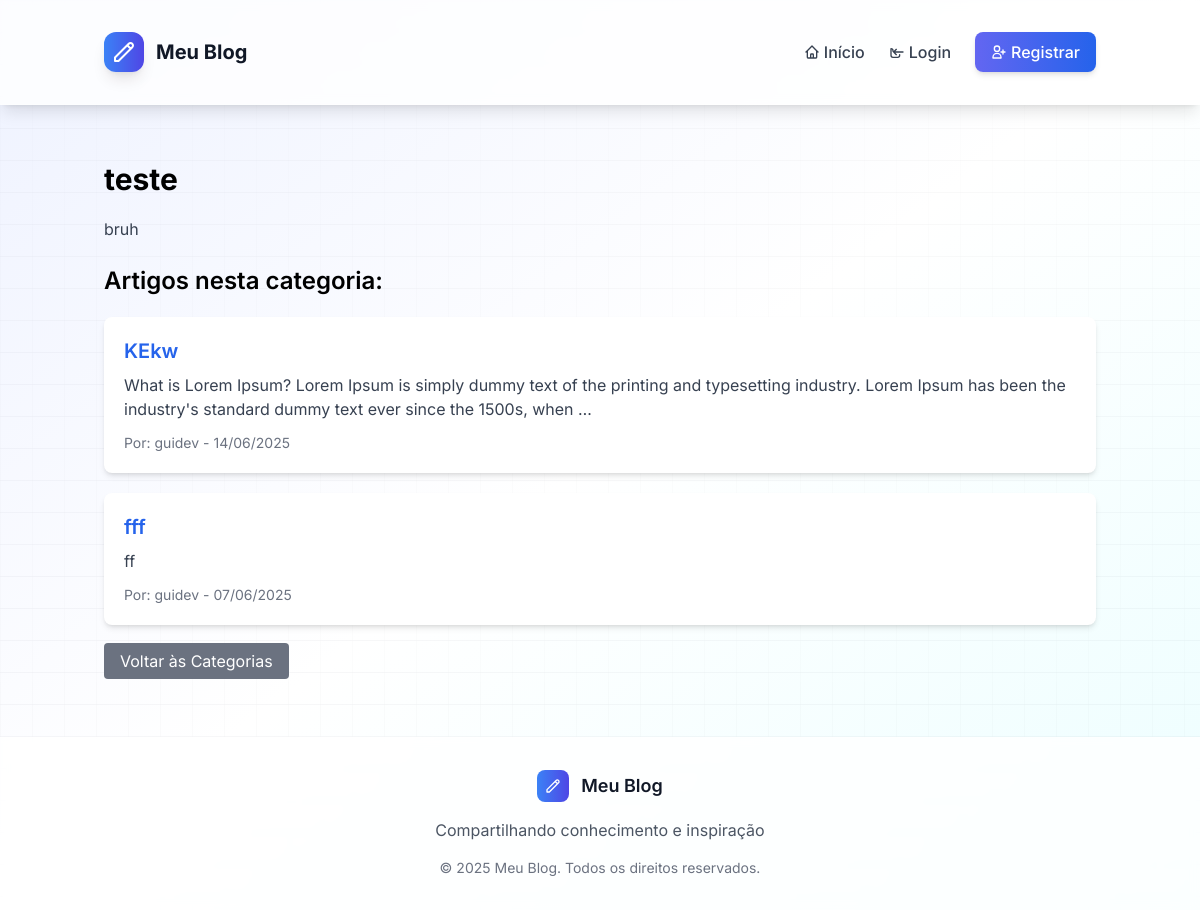
Page /categoria/1/ on the earlier database version.
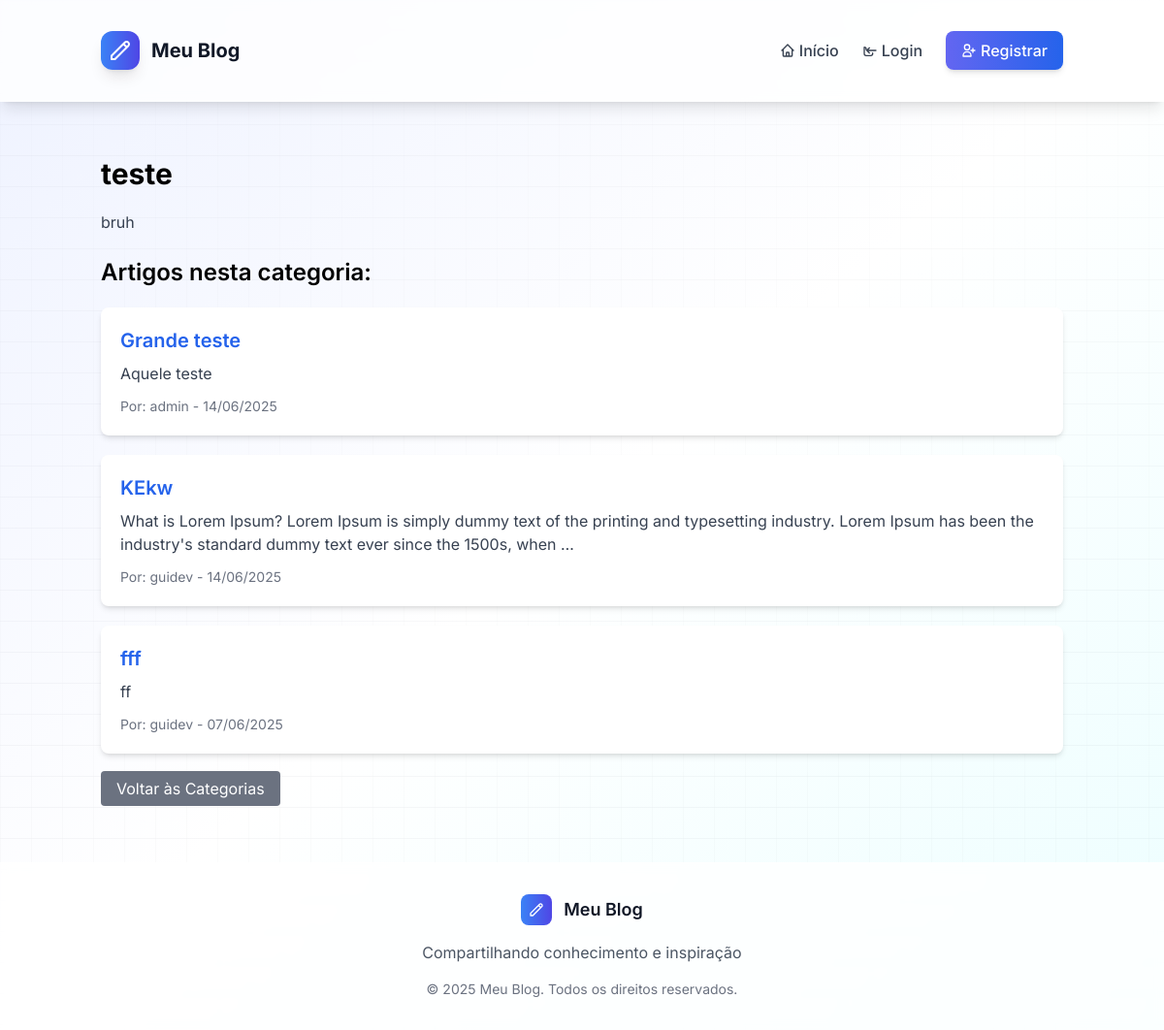
Same page on the later database version.
### blog/models.py (models this page shows, shortened)
class Categoria(models.Model):
    nome = models.CharField(max_length=100)
    descricao = models.TextField(blank=True)
    class Meta:
        verbose_name = 'Categoria'
        verbose_name_plural = 'Categorias'

class Artigo(models.Model):
    titulo = models.CharField(max_length=200)
    conteudo = models.TextField()
    data_criacao = models.DateTimeField(auto_now_add=True)
    data_atualizacao = models.DateTimeField(auto_now=True)
    publicado = models.BooleanField(default=True)
    autor = models.ForeignKey(Usuario, on_delete=models.CASCADE, related_name='artigos')
    categorias = models.ManyToManyField(Categoria, related_name='artigos')
    class Meta:
        verbose_name = 'Artigo'
        verbose_name_plural = 'Artigos'
        ordering = ['-data_criacao']

class Usuario(AbstractUser):
    LEITOR = 'leitor'
    REDATOR = 'redator'
    ADMIN = 'admin'
    TIPO_USUARIO_CHOICES = [
        (LEITOR, 'Leitor'),
        (REDATOR, 'Redator'),
        (ADMIN, 'Administrador'),
    ]
    tipo_usuario = models.CharField(
        max_length=10,
        choices=TIPO_USUARIO_CHOICES,
        default=LEITOR,
    )
    groups = models.ManyToManyField(
        Group,
        verbose_name='groups',
        blank=True,
        related_name='blog_users',
        related_query_name='user',
    )
    user_permissions = models.ManyToManyField(
        Permission,
        verbose_name='user permissions',
        blank=True,
        related_name='blog_users',
        related_query_name='user',
    )
    class Meta:
        verbose_name = 'Usuário'
        verbose_name_plural = 'Usuários'

### blog/views.py (the view)
# urls.py: path('categoria/<int:categoria_id>/', views.categoria_detail, name='categoria_detail'),
def categoria_detail(request, categoria_id):
    categoria = get_object_or_404(Categoria, id=categoria_id)
    try:
        artigos = categoria.artigo_set.all()
    except AttributeError:
        try:
            artigos = categoria.artigos.all()
        except AttributeError:
            artigos = Artigo.objects.filter(categoria=categoria)
    return render(request, 'blog/categoria_detail.html', {'categoria': categoria, 'artigos': artigos})

### blog/templates/blog/categoria_detail.html
{% extends 'blog/base.html' %}
{% block content %}
<div class="container mx-auto mt-10">
    <h1 class="text-3xl font-bold mb-5">{{ categoria.nome }}</h1>
    {% if categoria.descricao %}
        <p class="text-gray-700 mb-6">{{ categoria.descricao }}</p>
    {% endif %}
    <h2 class="text-2xl font-semibold mb-4">Artigos nesta categoria:</h2>
    <div class="mt-5">
        {% for artigo in artigos %}
            <div class="bg-white shadow-md rounded-lg p-5 mb-5">
                <h3 class="text-xl font-semibold">
                    <a href="{% url 'artigo_detail' artigo.id %}" class="text-blue-600 hover:underline">{{ artigo.titulo }}</a>
                </h3>
                <p class="text-gray-700 mt-2">{{ artigo.conteudo|truncatewords:30 }}</p>
                <p class="text-sm text-gray-500 mt-3">Por: {{ artigo.autor.username }} - {{ artigo.data_criacao|date:"d/m/Y" }}</p>
            </div>
        {% empty %}
            <p class="text-gray-500">Nenhum artigo encontrado nesta categoria.</p>
        {% endfor %}
    </div>
    <div class="mt-6">
        <a href="{% url 'categoria_list' %}" class="bg-gray-500 text-white px-4 py-2 rounded hover:bg-gray-600">Voltar às Categorias</a>
    </div>
</div>
{% endblock %}

### blog/templates/blog/base.html (shortened to what this page needs)
{% load static %}
<!DOCTYPE html>
<html lang="pt-BR">
<head>
    <script src="https://cdn.tailwindcss.com"></script>
    <link href="{% static 'css/style.css' %}" rel="stylesheet">
</head>
<body class="bg-gradient-to-br from-indigo-50 via-white to-cyan-50 min-h-screen font-inter">
    <header class="bg-white/80 backdrop-blur-sm shadow-lg border-b border-white/20 sticky top-0 z-50">
        <div class="container mx-auto px-4 py-4">
            <nav class="flex items-center justify-between">
                <div class="flex items-center space-x-3">
                    <div class="h-10 w-10 bg-gradient-to-r from-blue-500 to-indigo-600 rounded-xl flex items-center justify-center shadow-lg">
                        <svg class="h-6 w-6 text-white" fill="none" stroke="currentColor" viewBox="0 0 24 24">
                            <path stroke-linecap="round" stroke-linejoin="round" stroke-width="2" d="M15.232 5.232l3.536 3.536m-2.036-5.036a2.5 2.5 0 113.536 3.536L6.5 21.036H3v-3.572L16.732 3.732z"></path>
                        </svg>
                    </div>
                    <a href="{% url 'index' %}" class="text-xl font-bold text-gray-900 hover:text-indigo-600 transition duration-200">
                        Meu Blog
                    </a>
                </div>
                <div class="hidden md:flex items-center space-x-6">
                    <a href="{% url 'index' %}" class="text-gray-700 hover:text-indigo-600 font-medium transition duration-200 flex items-center">
                        <svg class="w-4 h-4 mr-1" fill="none" stroke="currentColor" viewBox="0 0 24 24">
                            <path stroke-linecap="round" stroke-linejoin="round" stroke-width="2" d="M3 12l2-2m0 0l7-7 7 7M5 10v10a1 1 0 001 1h3m10-11l2 2m-2-2v10a1 1 0 01-1 1h-3m-6 0a1 1 0 001-1v-4a1 1 0 011-1h2a1 1 0 011 1v4a1 1 0 001 1m-6 0h6"></path>
                        </svg>
                        Início
                    </a>
                    {% if user.is_authenticated %}
                    <a href="{% url 'artigo_list' %}" class="text-gray-700 hover:text-indigo-600 font-medium transition duration-200 flex items-center">
                        <svg class="w-4 h-4 mr-1" fill="none" stroke="currentColor" viewBox="0 0 24 24">
                            <path stroke-linecap="round" stroke-linejoin="round" stroke-width="2" d="M19 20H5a2 2 0 01-2-2V6a2 2 0 012-2h10a2 2 0 012 2v1m2 13a2 2 0 01-2-2V7m2 13a2 2 0 002-2V9a2 2 0 00-2-2h-2m-4-3H9M7 16h6M7 8h6v4H7V8z"></path>
                        </svg>
                        Artigos
                    </a>
                    <a href="{% url 'categoria_list' %}" class="text-gray-700 hover:text-indigo-600 font-medium transition duration-200 flex items-center">
                        <svg class="w-4 h-4 mr-1" fill="none" stroke="currentColor" viewBox="0 0 24 24">
                            <path stroke-linecap="round" stroke-linejoin="round" stroke-width="2" d="M7 7h.01M7 3h5c.512 0 1.024.195 1.414.586l7 7a2 2 0 010 2.828l-7 7a2 2 0 01-2.828 0l-7-7A1.994 1.994 0 013 12V7a4 4 0 014-4z"></path>
                        </svg>
                        Categorias
                    </a>
                    {% if user.is_admin %}
                        <a href="{% url 'solicitacoes_redator' %}" class="text-gray-700 hover:text-indigo-600 font-medium transition duration-200 flex items-center">
                            <svg class="w-4 h-4 mr-1" fill="none" stroke="currentColor" viewBox="0 0 24 24">
                                <path stroke-linecap="round" stroke-linejoin="round" stroke-width="2" d="M12 6v12m6-6H6"/>
                            </svg>
                            Solicitações de Redator
                        </a>
                    {% endif %}
                        <a href="{% url 'artigo_create' %}" class="bg-gradient-to-r from-indigo-500 to-blue-600 text-white px-4 py-2 rounded-lg font-medium hover:from-indigo-600 hover:to-blue-700 transition duration-200 shadow-md flex items-center">
                            <svg class="w-4 h-4 mr-1" fill="none" stroke="currentColor" viewBox="0 0 24 24">
                                <path stroke-linecap="round" stroke-linejoin="round" stroke-width="2" d="M12 6v6m0 0v6m0-6h6m-6 0H6"></path>
                            </svg>
                            Criar Artigo
                        </a>
                        <a href="{% url 'logout' %}" class="text-gray-700 hover:text-red-600 font-medium transition duration-200 flex items-center">
                            <svg class="w-4 h-4 mr-1" fill="none" stroke="currentColor" viewBox="0 0 24 24">
                                <path stroke-linecap="round" stroke-linejoin="round" stroke-width="2" d="M17 16l4-4m0 0l-4-4m4 4H7m6 4v1a3 3 0 01-3 3H6a3 3 0 01-3-3V7a3 3 0 013 3v1"></path>
                            </svg>
                            Sair
                        </a>
                        <div class="flex items-center text-sm text-gray-600 bg-gray-100 px-3 py-1 rounded-full">
                            <svg class="w-4 h-4 mr-1" fill="none" stroke="currentColor" viewBox="0 0 24 24">
                                <path stroke-linecap="round" stroke-linejoin="round" stroke-width="2" d="M16 7a4 4 0 11-8 0 4 4 0 018 0zM12 14a7 7 0 00-7 7h14a7 7 0 00-7-7z"></path>
                            </svg>
                            {{ user.username }}
                        </div>
                    {% else %}
                        <a href="{% url 'login' %}" class="text-gray-700 hover:text-indigo-600 font-medium transition duration-200 flex items-center">
                            <svg class="w-4 h-4 mr-1" fill="none" stroke="currentColor" viewBox="0 0 24 24">
                                <path stroke-linecap="round" stroke-linejoin="round" stroke-width="2" d="M11 16l-4-4m0 0l4-4m-4 4h14m-5 4v1a3 3 0 01-3 3H6a3 3 0 01-3-3V7a3 3 0 013 3v1"></path>
                            </svg>
                            Login
                        </a>
                        <a href="{% url 'register' %}" class="bg-gradient-to-r from-indigo-500 to-blue-600 text-white px-4 py-2 rounded-lg font-medium hover:from-indigo-600 hover:to-blue-700 transition duration-200 shadow-md flex items-center">
                            <svg class="w-4 h-4 mr-1" fill="none" stroke="currentColor" viewBox="0 0 24 24">
                                <path stroke-linecap="round" stroke-linejoin="round" stroke-width="2" d="M18 9v3m0 0v3m0-3h3m-3 0h-3m-2-5a4 4 0 11-8 0 4 4 0 018 0zM3 20a6 6 0 0112 0v1H3v-1z"></path>
                            </svg>
                            Registrar
                        </a>
                    {% endif %}
                </div>
            </nav>
        </div>
    </header>
    <main class="">
        {% block content %}{% endblock %}
    </main>
    <footer class="bg-white/80 backdrop-blur-sm border-t border-white/20 mt-12">
        <div class="container mx-auto px-4 py-8">
            <div class="text-center">
                <div class="flex justify-center items-center space-x-3 mb-4">
                    <div class="h-8 w-8 bg-gradient-to-r from-blue-500 to-indigo-600 rounded-lg flex items-center justify-center">
                        <svg class="h-4 w-4 text-white" fill="none" stroke="currentColor" viewBox="0 0 24 24">
                            <path stroke-linecap="round" stroke-linejoin="round" stroke-width="2" d="M15.232 5.232l3.536 3.536m-2.036-5.036a2.5 2.5 0 113.536 3.536L6.5 21.036H3v-3.572L16.732 3.732z"></path>
                        </svg>
                    </div>
                    <span class="text-lg font-semibold text-gray-900">Meu Blog</span>
                </div>
                <p class="text-gray-600 mb-4">Compartilhando conhecimento e inspiração</p>
                <p class="text-sm text-gray-500">© 2025 Meu Blog. Todos os direitos reservados.</p>
            </div>
        </div>
    </footer>
</body>
</html>

### static/css/style.css (style rules this page uses)
body { font-family: 'Inter', sans-serif; line-height: 1.6; margin: 0; padding: 0; background-color: #f9fafb; }
header { background-color: #3b82f6; color: white; padding: 1rem; text-align: center; }
h1, h2, h3 { margin: 0.5rem 0; }
a { color: #3b82f6; text-decoration: none; }
.container { max-width: 1200px; margin: 0 auto; padding: 1rem; }

### blog/templates/blog/base.html (style rules this page uses)
.font-inter { font-family: 'Inter', sans-serif; }

Differences in the rows shown:
added Artigo: titulo "Grande teste", conteudo "Aquele teste", autor.username "admin", data_criacao "14/06/2025"
